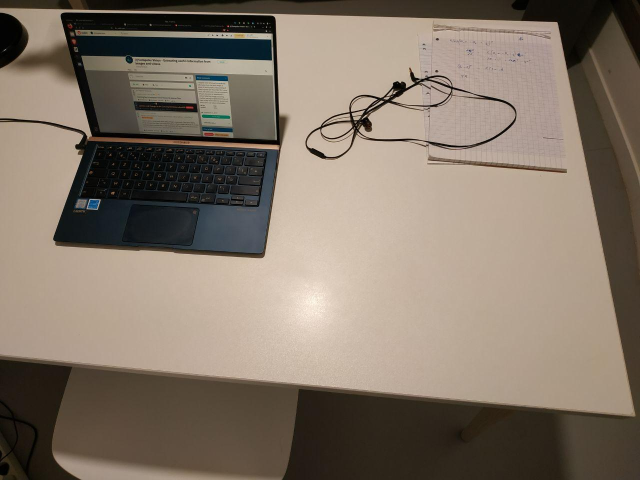
#> input picture images/ref.jpg, 1280 x 960 px (shown at 1/2 size)
$ python comparator.py
#> lines starting #> are read from the running program, lines starting #| are printed output that depends on the picture
### imgmatching.py
'''
Methods to compute correspondences between pairs of images
'''
import subprocess
import numpy as np
import cv2 as cv

class ImageMatcher():
    # [90 lines left out: functions __init__, detectKeypoints, matchKeypoints, match, not called in this run]


class ImageMatcherSG():
    def match(self,src,tar):
        '''
        Match two images

        Parameters
        ----------
        src : cv.Mat
            reference image
        tar : cv.Mat
            target image to be compared with the reference

        Returns
        -------
        src : cv.Mat
            reference image
        result : cv.Mat
            target image warped into the reference image
            coordinates
        kp : dict
            all informations about keypoints and matches
        '''
        w1, h1 = src.shape[1], src.shape[0]
        w2, h2 = tar.shape[1], tar.shape[0]
        threshold = 5.0

        # Bash command to call SuperGlue
        bashSG = "./SuperGluePretrainedNetwork/match_pairs.py \
            --input_pairs images/pairs.txt \
            --input_dir images/ \
            --output_dir images/ \
            --superglue indoor \
            --resize -1"
        subprocess.run(bashSG.split())

        # Load matches data
        output_path = "images/matches.npz"
        output = np.load(output_path)
        kp1 = output['keypoints0']
        kp2 = output['keypoints1']
        matches_raw = output['matches']

        # Process matches data
        matches = []
        kp1_matched = []
        kp2_matched = []
        for k in range(len(kp1)):
            if matches_raw[k] == -1:
                continue
            else:
                start_idx, end_idx = k, matches_raw[k]
                dmatch = cv.DMatch(start_idx, end_idx, 0.)
                kp1_matched.append(kp1[k])
                kp2_matched.append(kp2[matches_raw[k]])
                matches.append(dmatch)

        # Compute homography
        pts1 = np.float32(kp1_matched).reshape(-1, 1, 2)
        pts2 = np.float32(kp2_matched).reshape(-1, 1, 2)
        H,_ = cv.findHomography(pts2, pts1, cv.RANSAC, threshold)

        # Transform the target image
        result = cv.warpPerspective(tar, H, (w1, h1))

        kp = {
            'kp_src' : [cv.KeyPoint(kp[0],kp[1],1) for kp in kp1],
            'kp_tar' : [cv.KeyPoint(kp[0],kp[1],1) for kp in kp2],
            'matches' : matches
        }

        return src, result, kp

### imgcomparing.py
'''
Methods to compare matched images
'''

from abc import ABC, abstractmethod
import numpy as np
import cv2 as cv

# [4 lines left out: function imshow, not called in this run]

class ImageComparer(ABC):
    # [16 lines left out: function compare, not called in this run]

class RawDiffCMP(ImageComparer):
    def __init__(self):
        self.kernel = kernel = np.ones((5,5),np.uint8)

    # [14 lines left out: function compare, not called in this run]


class PatchDiffCMP(ImageComparer):
    def __init__(self, patch_size=11, max_x=5, max_y=5, gaussian=False):
        '''
        Parameters
        ----------
        patch_size : int
            size of compared patches
        max_x : int
            maximum patch shift in the x coordinate
        max_y : int
            maximum patch shift in the y coordinate
        gaussian : boolean
            True to use gaussian kernel, False to use uniform kernel
        '''
        self.patch_size = patch_size
        self.max_x = max_x
        self.max_y = max_y
        self.gaussian = gaussian

        self.kernel = np.ones((patch_size, patch_size), dtype=np.float32)
        self.kernel /= patch_size * patch_size

    def compare(self,img1,img2):
        '''
        Compare both images by subtracting them in a smart way,
        by finding most resembling patches in the neighborhood
        '''
        w, h = img1.shape[1], img1.shape[0]

        img1 = cv.GaussianBlur(img1,(11,11),0)
        img2 = cv.GaussianBlur(img2,(11,11),0)
        # Define translation
        M = np.array([
            [1,0,0],
            [0,1,0]
        ], dtype=np.double)

        result = 255.*np.ones((h,w))

        for dx in range(-self.max_x, self.max_x+1):
            for dy in range(-self.max_y, self.max_y+1):
                # Modify translation
                M[0,-1], M[1,-1] = dx, dy
                # Apply translation
                shifted = cv.warpAffine(img1, M, (w,h))
                # Compute distance
                diff = cv.absdiff(shifted,img2)
                diff = cv.cvtColor(diff, cv.COLOR_BGR2GRAY)
                diff = diff.astype(np.double)
                # Average over window
                diff = cv.filter2D(diff, -1, self.kernel) if not(self.gaussian) \
                       else cv.GaussianBlur(diff,(self.patch_size,self.patch_size),0)
                # Update result
                result = cv.min(result,diff)
        return np.uint8(result)

class BGSubCMP(ImageComparer):
    def __init__(self):
        self.backSub = cv.createBackgroundSubtractorKNN(history = 2)
        self.kernel = np.ones((5,5),np.uint8)

    # [15 lines left out: function compare, not called in this run]

class OptFlowCMP(ImageComparer):
    # [17 lines left out: function compare, not called in this run]

### comparator.py
'''
Full pipeline for comparing images
'''

import numpy as np
import cv2 as cv
from imgmatching import ImageMatcher, ImageMatcherSG

class Comparator():
    def __init__(self,imgmatcher,imgcomparer):
        '''
        Parameters
        ----------
        imgmatcher : ImageMatcher
        imgcomparer : ImageComparer
        '''
        self.imgmatcher = imgmatcher
        self.imgcomparer = imgcomparer

    def compare(self,src,tar,dest):
        '''
        Parameters
        ----------
        src : string
            path to the reference image
        tar : string
            path to the target image to be compared with the reference
        dest : string
            path where to save the comparison
        '''
#> called with src = 'images/ref.jpg', tar = 'images/tar.jpg', dest = 'comp.jpg'
        src = cv.imread(src)
#> src is the input picture: shape (960, 1280, 3); mean B, G, R 104, 117.5, 130.4
        tar = cv.imread(tar)
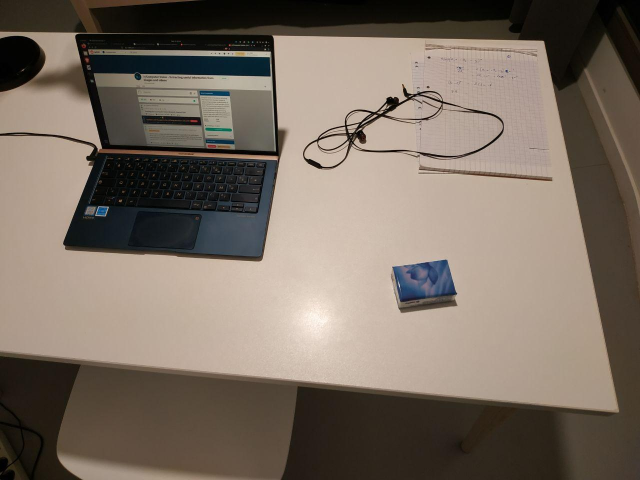
#> input picture images/tar.jpg, 1280 x 960 px (shown at 1/2 size)
#> tar is the input picture: shape (960, 1280, 3); mean B, G, R 98.6, 110.1, 122.2

        w1, h1 = src.shape[1], src.shape[0]
#> w1 = 1280; h1 = 960
        w2, h2 = tar.shape[1], tar.shape[0]
#> w2 = 1280; h2 = 960

        ### Computation part

        src, res, kp = self.imgmatcher.match(src,tar)
#> (reads images/matches.npz from the repository)
#> in match, `result = cv.warpPerspective(tar, H, (w1, h1))`:
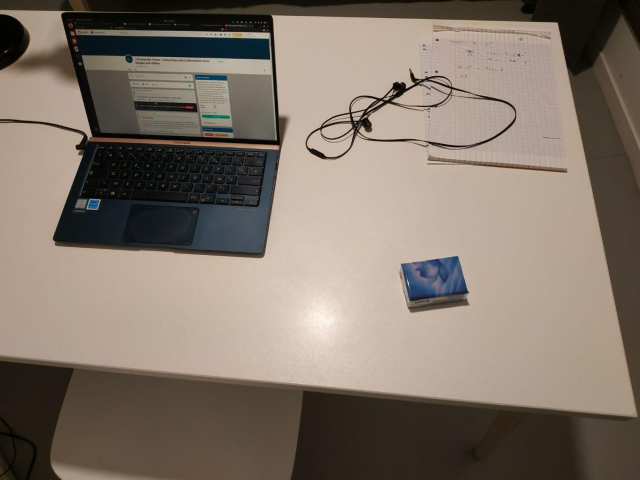
#> result: shape (960, 1280, 3) (shown at 1/2 size); mean B, G, R 105.7, 117.3, 129.8
#> kp = 3 items
        heatmap = self.imgcomparer.compare(src,res)
#> after the loop in compare, `for dx in range(-self.max_x, self.max_x+1):`:
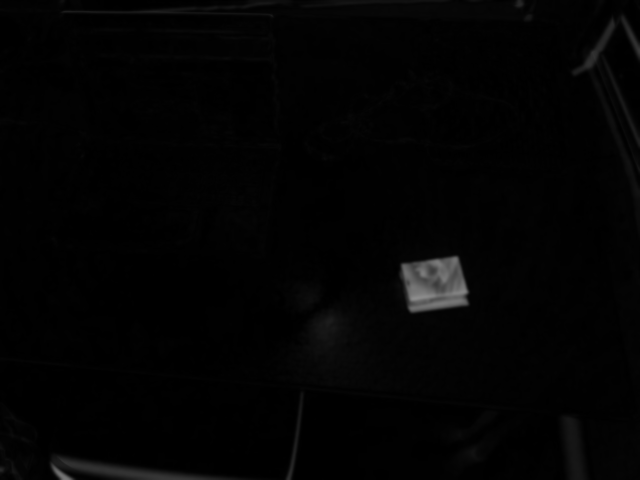
#> result: shape (960, 1280) float64 (shown at 1/2 size); min 0, max 141.1, mean 3.5
#> after the loop in compare, `for dx in range(-self.max_x, self.max_x+1):`:
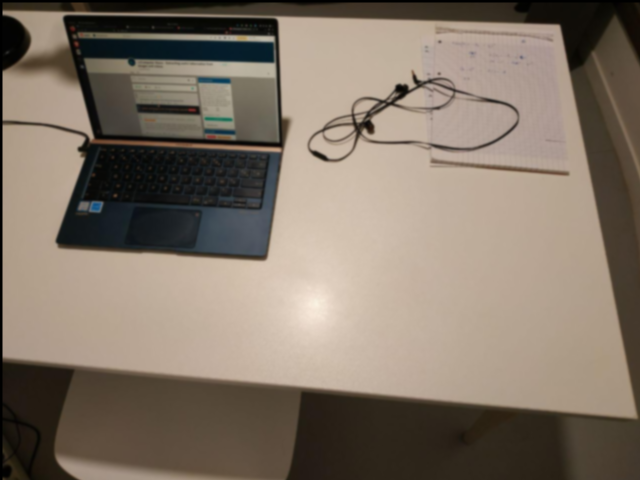
#> shifted: shape (960, 1280, 3) (shown at 1/2 size); mean of channels 0, 1, 2 103.6, 117, 129.7; drawn as B, G, R
#> after the loop in compare, `for dx in range(-self.max_x, self.max_x+1):`: M = [[1, 0, 5], [0, 1, 5]]

        ### Display part

        heatmap = cv.applyColorMap(heatmap, cv.COLORMAP_JET)
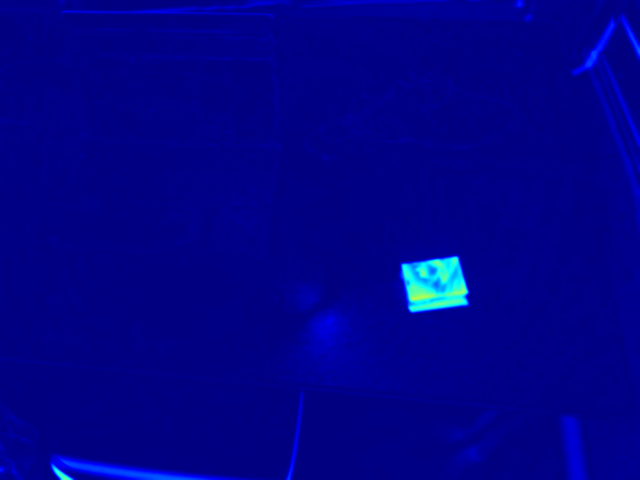
#> heatmap: shape (960, 1280, 3) (shown at 1/2 size); mean B, G, R 137.1, 2.4, 0.3

        # Combine heatmap with warped image
        comparison = cv.addWeighted(res,0.5,heatmap,0.3,0)
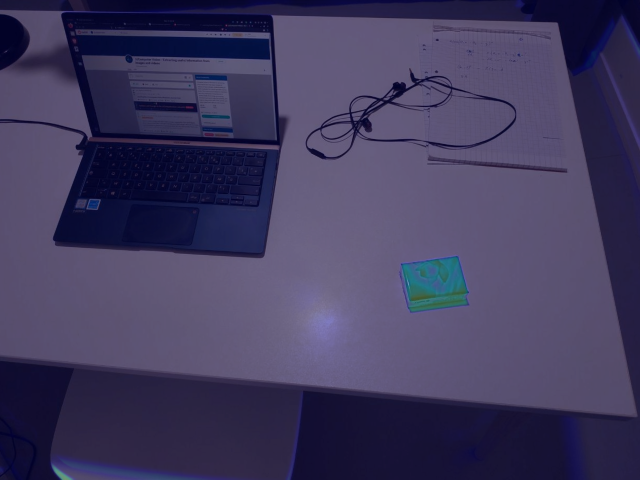
#> comparison: shape (960, 1280, 3) (shown at 1/2 size); mean B, G, R 94, 59.4, 65

        # Create a comparison image
        final = np.hstack((src,res,comparison))

        # Add text
        font = cv.FONT_HERSHEY_SIMPLEX
        color = (255,255,0)
        cv.putText(final,'reference',(25,25), font, 1,color,2,cv.LINE_AA)
#> final: shape (960, 3840, 3); mean B, G, R 101.3, 98.1, 108.4
        cv.putText(final,'warped target',(w1+25,25), font, 1,color,2,cv.LINE_AA)
        cv.putText(final,'comparison',(2*w1+25,25), font, 1,color,2,cv.LINE_AA)
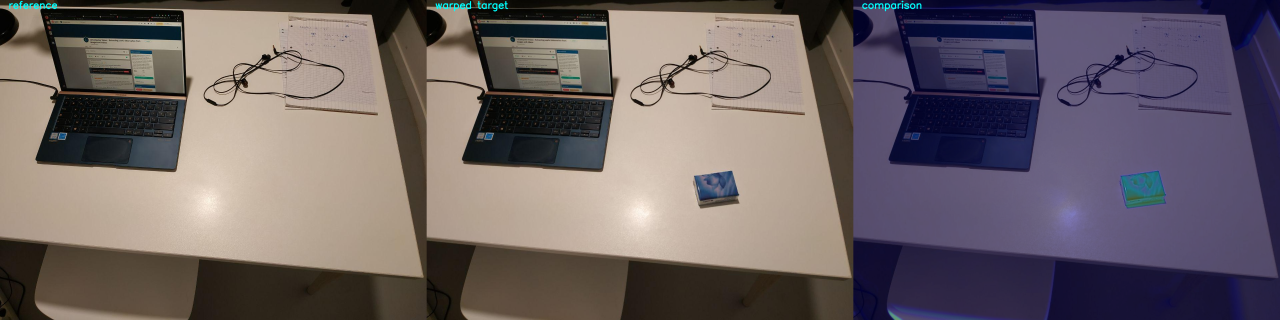
#> final: shape (960, 3840, 3) (shown at 1/3 size); mean B, G, R 101.5, 98.3, 108.3

        # Save the comparison
        cv.imwrite(dest,final)

if __name__ == '__main__':
    from imgcomparing import *
    cmp = Comparator(ImageMatcherSG(),PatchDiffCMP(11,5,5,gaussian=True))
    cmp.compare('images/ref.jpg','images/tar.jpg','comp.jpg')
